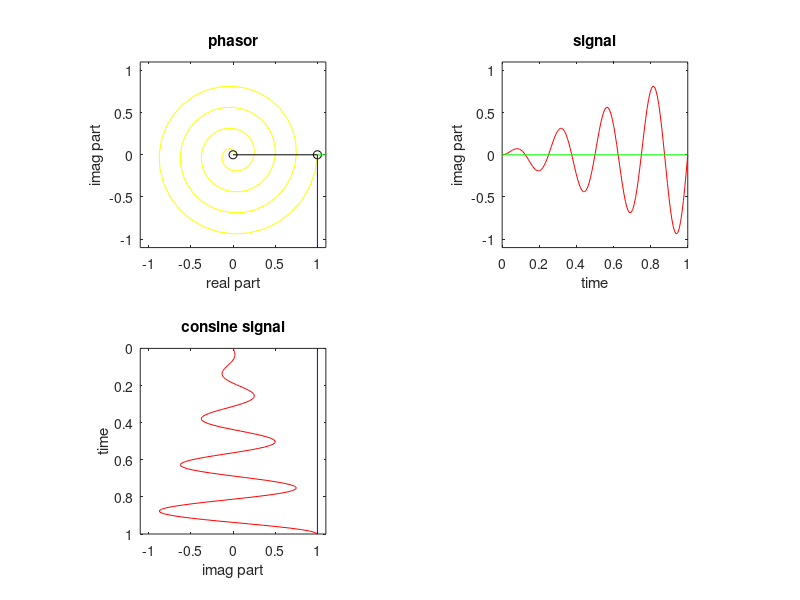

MATLAB code to generate this figure:
%	MATLAB Rotating Phasor Animation
%
%	using basic MATLAB drawing functions

clear

% 4 cycles of constant amplitude 4Hz phasor

M = 128;                    % no of samples
step = 360/M;               % angular step (degrees)
f = 4;                      % fequency (Hz)
dt = 1/M;                   % time step (seconds)
ph = 0;                     % initial phase shift
t = 0:dt:1;                 % time axis
A = 1;                      % initial amplitude
% x = exp(j*2*pi*f*t);		%unit amplitude phasor
x = t .* exp(j*2*pi*f*t);
xr = real(x);               %Real part
xi = imag(x);               %Imaginary part
xmax = max([xr xi ])*1.1;	%sets amplitude axes > max plot size
tmin = min(t);              %sets t axis min = start value
tmax = max(t);              %sets t axis max = stop value


fprintf(1,'Rotating Phasor: press return to start\n')
pause;

figure(1);                          % make figure appear

for ii =1:M+1,

%	timer
t0 = clock;
te = 0;

%	phasor plot

subplot(2,2,1)                      %plot phasor on previously set axes
plot(xr(1:ii),xi(1:ii),'y');        % plot phasor trajectory
hold on
plot([0,xr(ii)],[0,xi(ii)],'o-k');    % plot radial line for current phasor

plot([xr(ii),xmax],[xi(ii),xi(ii)],'g') % plot horizontal line indicating current value of xi
plot([xr(ii),xr(ii)],[-xmax,xi(ii)],'b') % plot vertical line indicating current value of xi
axis( [ -xmax xmax -xmax xmax ]);
axis('square');
title('phasor');
xlabel('real part');
ylabel('imag part');
hold off

drawnow

%	Imag signal plot

subplot(2,2,2)                          %plot sinusoid on previously set axes
plot(t(1:ii),xi(1:ii),'r');             % plot imaginary component against time
hold on;
plot([t(1),t(ii)],[xi(ii),xi(ii)],'g') % plot horizontal line indicating current value of xi
hold off
axis( [ tmin tmax -xmax xmax ]);
axis('square')
xlabel('time');
ylabel('imag part');
title('signal');

drawnow

%	Real signal plot

%%%%%%%%%%%%%%%%%%
% ADD CODE HERE  %
subplot(2,2,3)                          %plot consine on previously set axes
plot(xr(1:ii), t(1:ii),'r');             % plot real component against time
hold on;
plot([xr(ii),xr(ii)], [t(1),t(ii)],'b') % plot vertical line indicating current value of xr
hold off
axis( [ -xmax xmax tmin tmax ]);
axis('square')
axis ij;
ylabel('time');
xlabel('imag part');
title('consine signal');

drawnow

%%%%%%%%%%%%%%%%%%


%	constant frame rate via a busy wait loop

while te < 0.2
	te = (clock - t0) * [0 0 86400 3600 60 1]';
end

end
